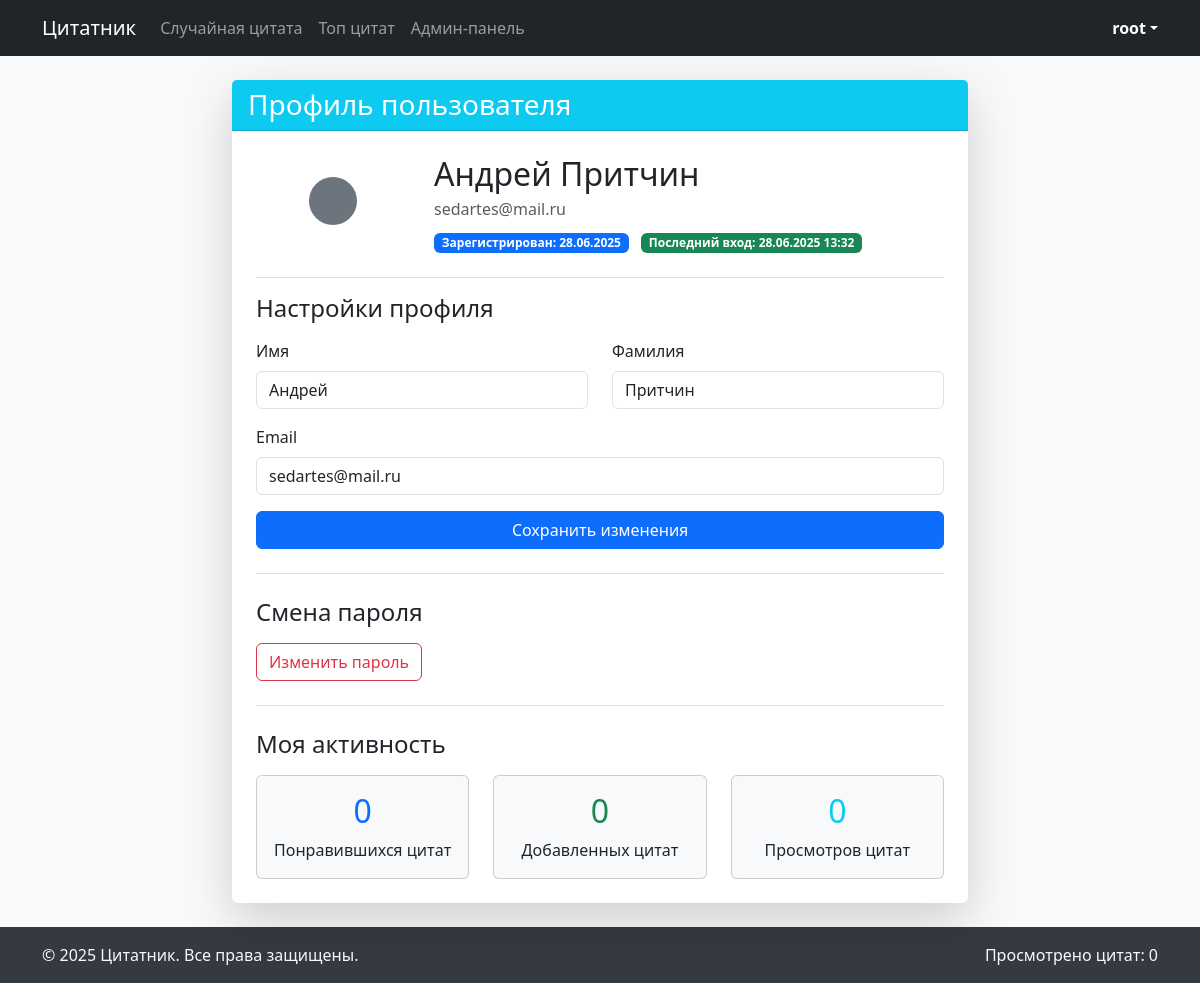
Page /profile/ (signed in) on the earlier database version.
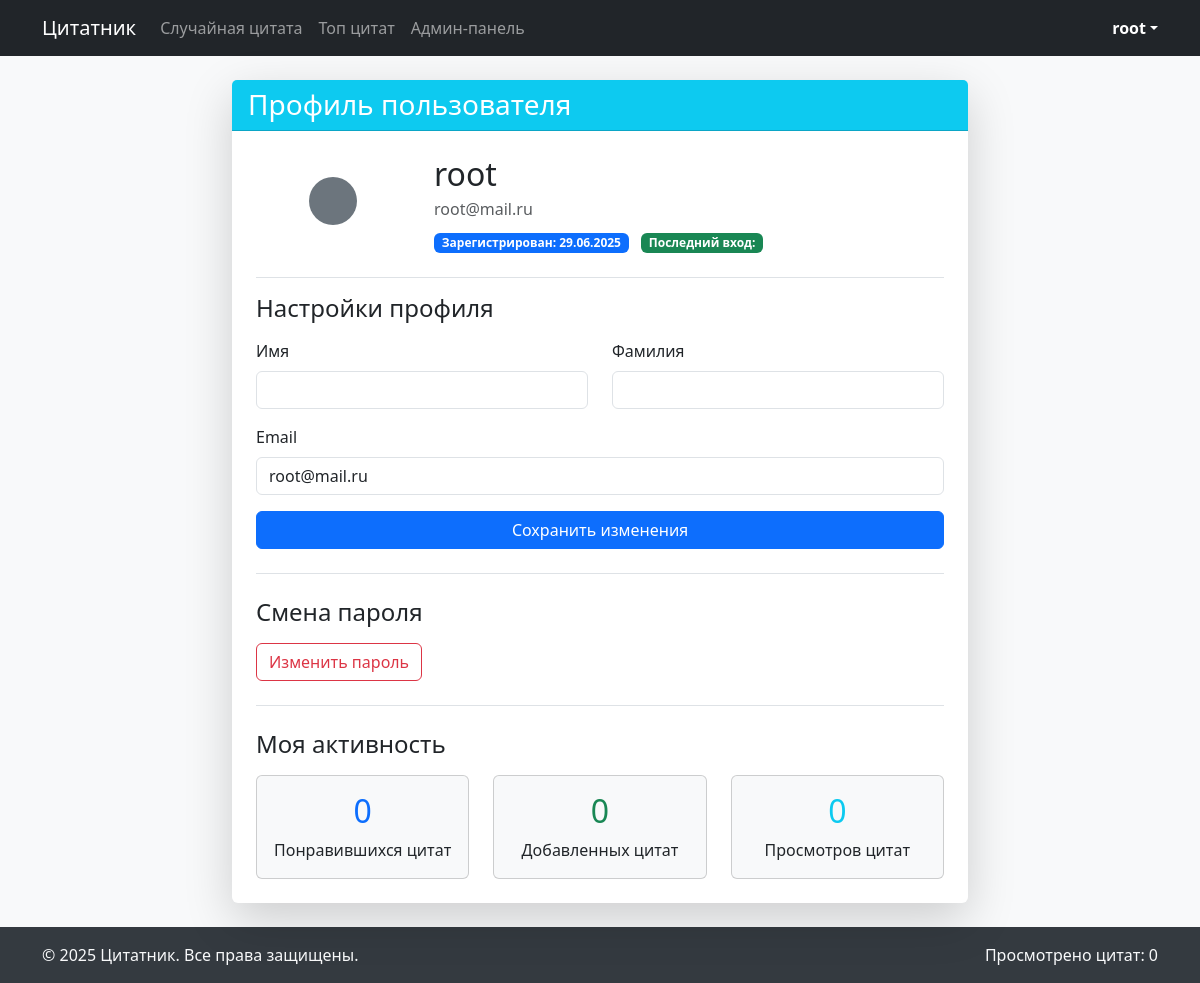
Same page on the later database version.
### users/models.py (models this page shows, shortened)
class User(AbstractUser):
    email = models.EmailField("Email", max_length=254, unique=True)
    first_name = models.CharField("Имя", max_length=150)
    last_name = models.CharField("Фамилия", max_length=150)
    USERNAME_FIELD = "email"
    REQUIRED_FIELDS = ["username"]
    class Meta:
        verbose_name = "Пользователь"
        verbose_name_plural = "Пользователи"
        ordering = ["username"]

### users/views.py (the view)
# urls.py: path("profile/", ProfileView.as_view(), name="profile"),
class ProfileView(LoginRequiredMixin, UpdateView):
    model = User
    fields = ["first_name", "last_name", "email"]
    template_name = "registration/profile.html"
    success_url = reverse_lazy("main:profile")
    def get_object(self):
        return self.request.user
    def get_context_data(self, **kwargs):
        context = super().get_context_data(**kwargs)
        user = self.request.user
        context["liked_posts"] = Post.objects.filter(liked_by=user).count()
        context["added_posts"] = Post.objects.filter(added_by=user).count()
        context["total_views"] = (
            Post.objects.filter(added_by=user).aggregate(
                total_views=Sum("views")
            )["total_views"]
            or 0
        )
        return context

### templates/registration/profile.html (shortened to what this page needs)
{% extends 'base.html' %}
{% block content %}
<div class="row justify-content-center">
    <div class="col-lg-8">
        <div class="card shadow-lg border-0">
            <div class="card-header bg-info text-white">
                <h3 class="card-title mb-0"> Профиль пользователя</h3>
            </div>
            <div class="card-body p-4">
                <div class="row align-items-center mb-4">
                    <div class="col-md-3 text-center">
                        <div class="bg-secondary rounded-circle p-4 d-inline-block">
                        </div>
                    </div>
                    <div class="col-md-9">
                        <h2 class="mb-1">{{ user.get_full_name|default:user.username }}</h2>
                        <p class="text-muted mb-2">{{ user.email }}</p>
                        <p class="mb-0">
                            <span class="badge bg-primary">Зарегистрирован: {{ user.date_joined|date:"d.m.Y" }}</span>
                            <span class="badge bg-success ms-2">Последний вход: {{ user.last_login|date:"d.m.Y H:i" }}</span>
                        </p>
                    </div>
                </div>
                <div class="border-top pt-3">
                    <h4 class="mb-3"> Настройки профиля</h4>
                    <form method="post">
                        <div class="row mb-3">
                            <div class="col-md-6">
                                <label for="id_first_name" class="form-label">Имя</label>
                                <input type="text" name="first_name" id="id_first_name" class="form-control"
                                       value="{{ user.first_name }}">
                            </div>
                            <div class="col-md-6">
                                <label for="id_last_name" class="form-label">Фамилия</label>
                                <input type="text" name="last_name" id="id_last_name" class="form-control"
                                       value="{{ user.last_name }}">
                            </div>
                        </div>
                        <div class="mb-3">
                            <label for="id_email" class="form-label">Email</label>
                            <input type="email" name="email" id="id_email" class="form-control"
                                   value="{{ user.email }}" required>
                        </div>
                        <div class="d-grid">
                            <button type="submit" class="btn btn-primary">
                                 Сохранить изменения
                            </button>
                        </div>
                    </form>
                </div>
                <div class="border-top pt-4 mt-4">
                    <h4 class="mb-3"> Смена пароля</h4>
                    <a href="{% url 'main:password_change' %}" class="btn btn-outline-danger">
                         Изменить пароль
                    </a>
                </div>
                <div class="border-top pt-4 mt-4">
                    <h4 class="mb-3"> Моя активность</h4>
                    <div class="row">
                        <div class="col-md-4 text-center">
                            <div class="card bg-light">
                                <div class="card-body">
                                    <h2 class="text-primary">{{ liked_posts }}</h2>
                                    <p class="mb-0">Понравившихся цитат</p>
                                </div>
                            </div>
                        </div>
                        <div class="col-md-4 text-center">
                            <div class="card bg-light">
                                <div class="card-body">
                                    <h2 class="text-success">{{ added_posts }}</h2>
                                    <p class="mb-0">Добавленных цитат</p>
                                </div>
                            </div>
                        </div>
                        <div class="col-md-4 text-center">
                            <div class="card bg-light">
                                <div class="card-body">
                                    <h2 class="text-info">{{ total_views }}</h2>
                                    <p class="mb-0">Просмотров цитат</p>
                                </div>
                            </div>
                        </div>
                    </div>
                </div>
            </div>
        </div>
    </div>
</div>
{% endblock %}

### templates/base.html (shortened to what this page needs)
<!DOCTYPE html>
<html lang="ru">
<head>
    <link href="https://cdn.jsdelivr.net/npm/bootstrap@5.3.0/dist/css/bootstrap.min.css" rel="stylesheet">
</head>
<body>
    <nav class="navbar navbar-expand-lg navbar-dark bg-dark">
        <div class="container">
            <a class="navbar-brand" href="{% url 'main:random_quote' %}">
                 Цитатник
            </a>
            <div class="collapse navbar-collapse" id="navbarNav">
                <ul class="navbar-nav me-auto">
                    <li class="nav-item">
                        <a class="nav-link" href="{% url 'main:random_quote' %}">
                             Случайная цитата
                        </a>
                    </li>
                    <li class="nav-item">
                        <a class="nav-link" href="{% url 'main:top_quotes' %}">
                             Топ цитат
                        </a>
                    </li>
                    {% if user.is_staff %}
                    <li class="nav-item">
                        <a class="nav-link" href="/admin" target="_blank">
                             Админ-панель
                        </a>
                    </li>
                    {% endif %}
                </ul>
                <div class="d-flex align-items-center">
                    {% if user.is_authenticated %}
                        <div class="dropdown">
                            <a href="#" class="d-flex align-items-center text-white text-decoration-none dropdown-toggle"
                            id="userDropdown" data-bs-toggle="dropdown" aria-expanded="false">
                                <strong>{{ user.username }}</strong>
                            </a>
                        </div>
                    {% endif %}
                </div>
            </div>
        </div>
    </nav>
    <div class="content-wrapper py-4">
        <div class="container">
            {% block content %}{% endblock %}
        </div>
    </div>
    <footer class="py-3 mt-auto">
        <div class="container">
            <div class="row align-items-center">
                <div class="col-md-6">
                    <p class="mb-0">&copy; {% now "Y" %} Цитатник. Все права защищены.</p>
                </div>
                <div class="col-md-6 text-md-end">
                    <p class="mb-0">Просмотрено цитат: {{ total_views|default:"0" }}</p>
                </div>
            </div>
        </div>
    </footer>
</body>
</html>

### templates/base.html (style rules this page uses)
body { display: flex; flex-direction: column; min-height: 100vh; background-color: #f8f9fa; }
.content-wrapper { flex: 1; }
footer { background-color: #343a40; color: #f8f9fa; }

Differences in the rows shown:
changed User "root": get_full_name "Андрей Притчин" → "root"; email "sedartes@mail.ru" → "root@mail.ru"; date_joined "28.06.2025" → "29.06.2025"; last_login "28.06.2025 13:32" → (not shown); first_name "Андрей" → (not shown); last_name "Притчин" → (not shown)
